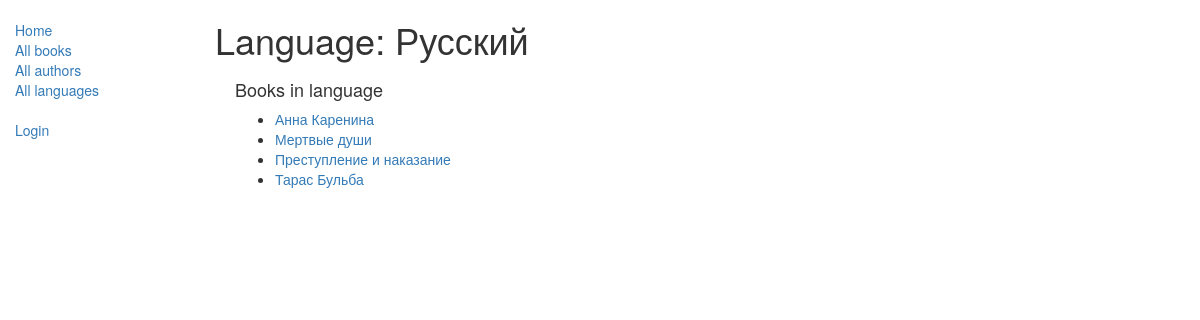
The page /catalog/language/2 on the database as committed earlier.
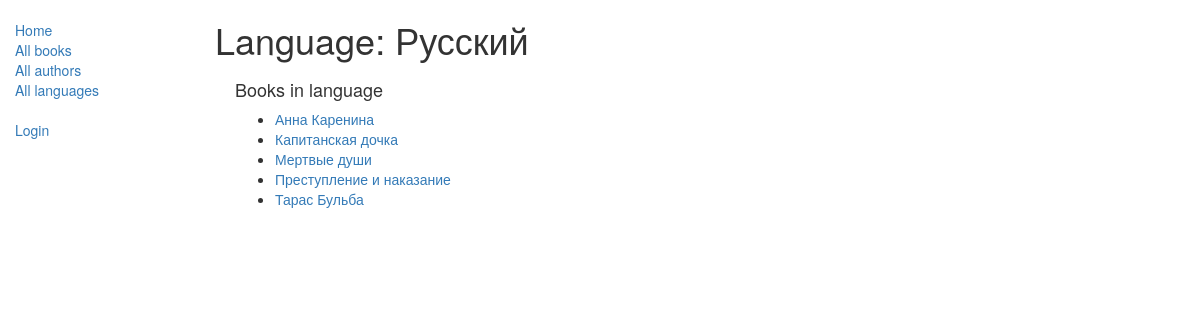
The same page on the database as committed later.
### catalog/models.py (models this page shows, shortened)
class Book(models.Model):
    title = models.CharField(max_length=200)
    author = models.ForeignKey('Author', on_delete=models.SET_NULL, null=True)
    summary = models.TextField(max_length=1000, help_text='Enter a brief description of the book')
    isbn = models.CharField('ISBN', max_length=13,help_text='13 Character <a href="https://www.isbn-international.org/content/what-isbn">ISBN number</a> ')
    genre = models.ManyToManyField(Genre, help_text='Select a genre for this book')
    language = models.ForeignKey('Language', on_delete=models.SET_NULL, null=True)
    class Meta:
        ordering = ['title', 'author']
    def display_genre(self):
        return ', '.join([genre.name for genre in self.genre.all()[:3]])
    display_genre.short_description = 'Genre'
    def get_absolute_url(self):
        return reverse('book-detail', args=[str(self.id)])

### catalog/views.py (the view)
# urls.py: path('language/<int:pk>', views.LanguageDetailView.as_view(), name = 'language-detail'),
class LanguageDetailView(generic.DetailView):
    model = Language

### catalog/templates/catalog/language_detail.html (shortened to what this page needs)
{% extends "base_generic.html" %}
{% block content %}
<h1>Language: {{ language.name }}</h1>
<div style="margin-left:20px;margin-top:20px">
<h4>Books in language</h4>
<ul>
  {% for copy in language.book_set.all %}
  <li>
    <a href="{{ copy.get_absolute_url }}">{{ copy.title }}</a>
  </li>
  {% empty %}
  <li>There are no books in this language.</li>
  {% endfor %}
</ul>
{% endblock %}
{% block sidebar %}
  {{ block.super }}
{% endblock %}

Rows that differ between the two databases and show on the page:
added Book: title "Капитанская дочка"
